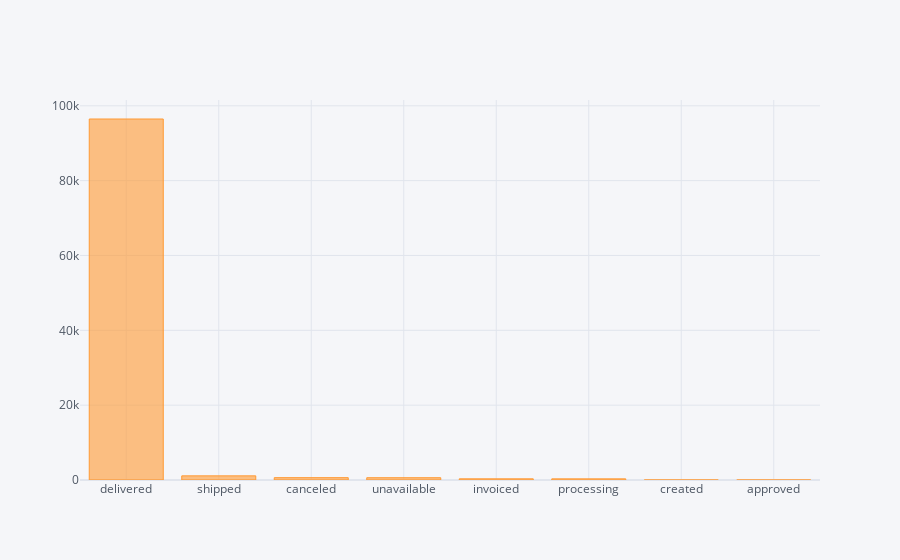

The notebook cell saved with this chart:
### Code cell
df_orders["order_status"].value_counts().iplot(kind = 'bar')

### Figure 1 — Plotly figure (JSON) as saved in the notebook; plotly's stock layout.template omitted (floating-point values rounded to 4 significant figures)
{"data": [{"marker": {"color": "rgba(255, 153, 51, 0.6)", "line": {"color": "rgba(255, 153, 51, 1.0)", "width": 1}}, "name": "order_status", "orientation": "v", "text": "", "type": "bar", "x": ["delivered", "shipped", "canceled", "unavailable", "invoiced", "processing", "created", "approved"], "y": [96478, 1107, 625, 609, 314, 301, 5, 2]}], "layout": {"legend": {"bgcolor": "#F5F6F9", "font": {"color": "#4D5663"}}, "paper_bgcolor": "#F5F6F9", "plot_bgcolor": "#F5F6F9", "title": {"font": {"color": "#4D5663"}}, "xaxis": {"gridcolor": "#E1E5ED", "showgrid": true, "tickfont": {"color": "#4D5663"}, "title": {"font": {"color": "#4D5663"}, "text": ""}, "zerolinecolor": "#E1E5ED"}, "yaxis": {"gridcolor": "#E1E5ED", "showgrid": true, "tickfont": {"color": "#4D5663"}, "title": {"font": {"color": "#4D5663"}, "text": ""}, "zerolinecolor": "#E1E5ED"}}}
